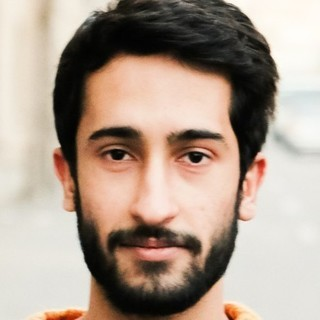
%> input picture Code/test/3.jpg, 320 x 320 px
$ octave test.m   (GNU Octave 9; MATLAB toolbox functions it lacks are replaced by stand-ins)
%> lines starting %> are read from the running program, lines starting %| are printed output that depends on the picture
### Code/readImage.m
function img = readImage(img_path)
%> called with img_path = 'train/3.jpg'

img = imread(img_path);
%> img is the input picture: size 320x320x3 uint8; mean R, G, B 173.5, 156.3, 142.8
img = imresize(img, 0.5);
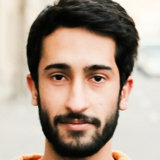
%> img: size 160x160x3 uint8; mean R, G, B 173.5, 156.3, 142.8
if size(img,3)==3
img=rgb2gray(img);
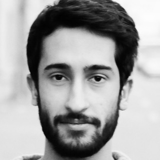
%> img: size 160x160 uint8; min 1, max 253, mean 159.9
end
img=double(img);
%> img: size 160x160 double

### Code/test.m
close all;
clear all;clc

input_image = readImage(strcat('train/', '3.jpg'));
N = 10;
M  = size(input_image, 1) * size(input_image, 2);
%> M = 25600


S = zeros(M, N);
for i = 1:N
    temp = readImage(sprintf('train/%d.jpg', i));
%> call 2 of readImage, with img_path = 'train/1.jpg'
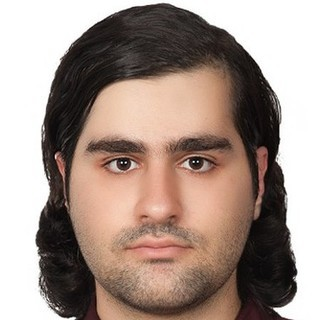
%> input picture Code/train/1.jpg, 320 x 320 px
%> in readImage, img is the input picture: size 320x320x3 uint8; mean R, G, B 164.3, 146.4, 137.4
%> in readImage (call 2), `img = imresize(img, 0.5);`:
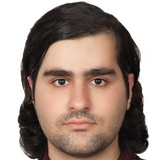
%> img: size 160x160x3 uint8; mean R, G, B 164.3, 146.4, 137.4
%> in readImage (call 2), `img=rgb2gray(img);`:
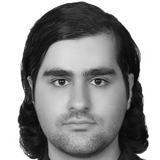
%> img: size 160x160 uint8; min 6, max 255, mean 150.7
%> the run ends on the next line
